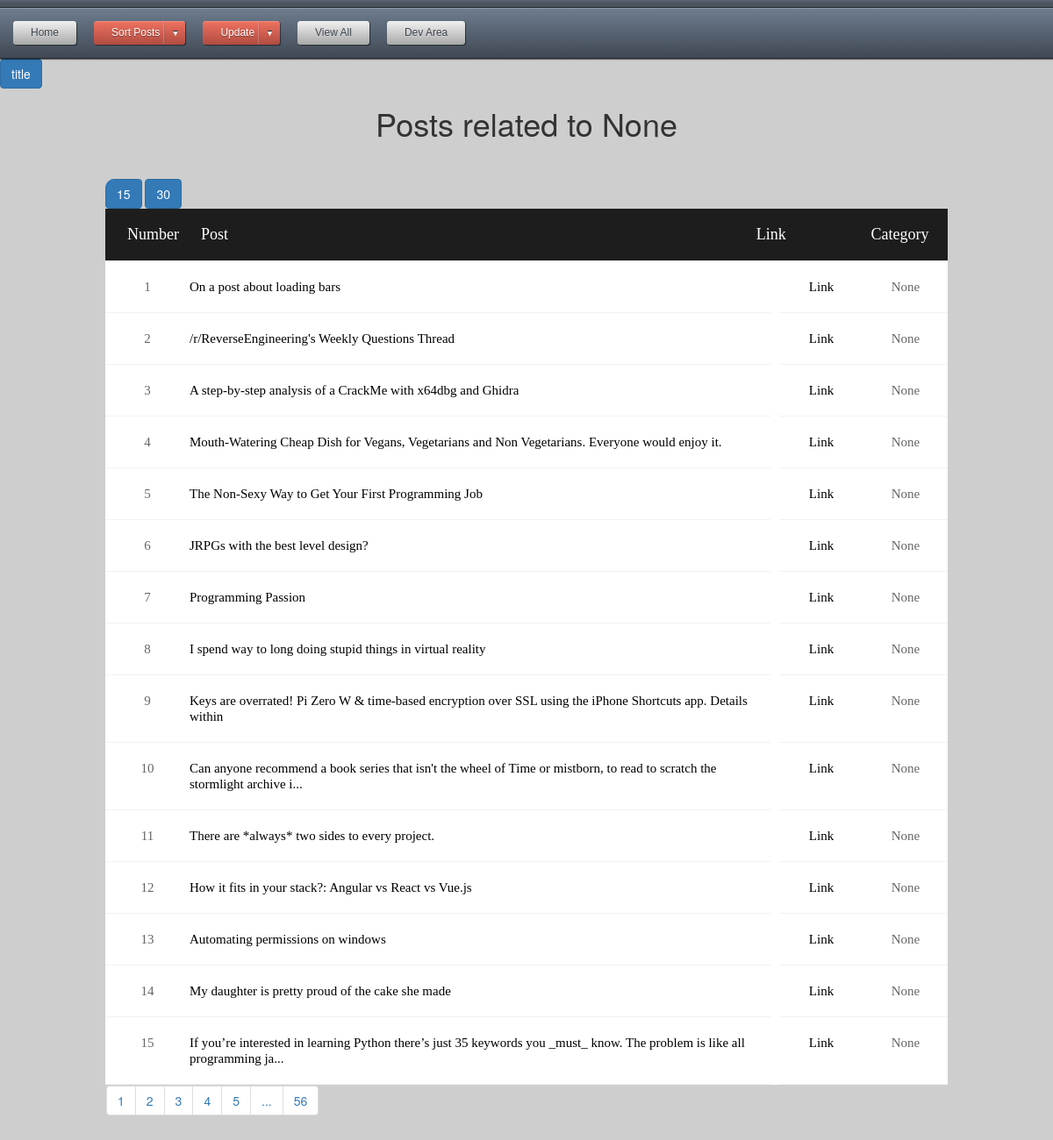
The app's page /sortby/1/15?sort_cat=None with its own data.
### app.py (models this page shows)
class posts(db.Model):
    id = db.Column(db.String, primary_key=True)
    title = db.Column(db.String(80), unique=True, nullable=False)
    link = db.Column(db.String(120), unique=True, nullable=False)
    category = db.Column(db.String(120), unique=True, nullable=False)
    date_added = db.Column(db.String(120), unique=False, nullable=False)
    thread_text = db.Column(db.String(400), unique=True, nullable=False)
    image = db.Column(db.String(400), unique=True, nullable=False)

### app.py (the view)
@app.route('/sortby/<int:page_num>/<int:per_page_res>', methods=['GET', 'POST'])
def sortby(page_num, per_page_res):
	sort_cat = request.args.get('sort_cat', None)
	order_by = request.args.get('order_by', None)
	print(sort_cat)
	per_page = per_page_res
	t3 = posts.query.filter_by(category=sort_cat).order_by(order_by).paginate(per_page=per_page_res, page=page_num, error_out=True)
	return render_template("sortby.html", order_by=order_by, t3=t3, per_page=per_page, posts=posts, zip=zip, sort_cat=sort_cat)

### app.py (called while the page is built)
@app.context_processor
def utility_functions():
    def print_in_console(message):
        print (str(message))
    return dict(mdebug=print_in_console)

@app.context_processor
def inject_user():
    return dict(category=categories)

### templates/sortby.html (shortened to what this page needs)
<!DOCTYPE html>
<html>
<head>
</head>
{% include "topnav.html" %}
<div class="limiter">
<body>
<a href="{{url_for('sortby', page_num=t3.page, per_page_res=15, order_by='title', sort_cat=sort_cat )}}"><button type="button" class="btn btn-primary">title</button></a>
<h1>Posts related to {{sort_cat}}</h1>
	<div class="container-table100">
			<div class="wrap-table100">
				<a href="{{url_for('sortby', page_num=t3.page, per_page_res=15, order_by=order_by, sort_cat=sort_cat )}}"><button type="button" class="btn btn-primary">15</button></a>
				<a href="{{url_for('sortby', page_num=t3.page, per_page_res=30, order_by=order_by, sort_cat=sort_cat )}}"><button type="button" class="btn btn-primary">30</button></a>
					<div class="table">
						<div class="row header" style="content: none">
							<div class="cell">Number</div>
							<div class="cell">Post</div>
							<div class="cell">Link</div>
							<div class="cell">Category</div>
						</div>
						{% for t,i in zip(t3.items, range(per_page, 0, -1)) %}
						<div class="row">
							<div class="cell" data-title="Number">
								{% if t3.page == 1 %}
								{{(t3.page * (per_page+1))-i}}
								{% else %}
								{{(t3.page * (per_page))-(i-1)}}
								{% endif %}
							</div>
							<div class="cell" data-title="Post" style="width:69%;"><a href="#" data-toggle="modal" data-target="#{{t.id}}">{{t.title}}</div>
							<div class="cell" data-title="Link"><a href="{{t.link}}" target='_blank'>Link</a></div>
							<div class="cell" data-title="Category">{{t.category}}</div>
						</div>
								{% endfor %}
						<nav aria-label="Page navigation example">
							<ul class="pagination" style="margin:1px">
								{% for page in t3.iter_pages(right_edge=1, left_edge=5) %}
									{% if page %}
										<li class="page-item"><a class="page-link" href="{{url_for('sortby', page_num=page, per_page_res=per_page, sort_cat=sort_cat )}}">{{ page }}</a>
									{% else %}
										<li class="page-item"><a class="page-link" href="#">...</a>
									{% endif %}
								{% endfor %}
							</ul>
						</nav>
					</div>
</body>
</html>

### static/CSS/style.css (style rules this page uses)
h1 { text-align:center; }
body { padding-bottom: .1px; }
a:link { color: black; text-decoration: none; }
.container:before, .container:after, { display: table; content: none; }
.limiter { width: 100%; background: #cecece; margin: 0 auto; }
.container-table100 { width: 100%; min-height: 100vh; display: -webkit-box; display: -webkit-flex; display: -moz-box; display: -ms-flexbox; display: flex; align-items: center; justify-content: center; flex-wrap: wrap; padding: 33px 30px; }
.wrap-table100 { width: 960px; border-radius: 10px; overflow: hidden; }
.table { width: 100%; display: table; margin: 0; }
.row { display: table; background: #fff; margin-left: 0px; }
.row.header { color: #ffffff; background: #1d1d1d; }
.cell { display: table-cell; }
.row .cell { font-family: Poppins-Regular; font-size: 15px; color: #666666; line-height: 1.2; font-weight: unset !important; padding-top: 20px; padding-bottom: 20px; border-bottom: 1px solid #f2f2f2; }
.row.header .cell { font-family: Poppins-Regular; font-size: 18px; color: #fff; line-height: 1.2; font-weight: unset !important; padding-top: 19px; padding-bottom: 19px; }
.row .cell:nth-child(1) { width: 10%; text-align: center; }
.row .cell:nth-child(2) { width: 58%; padding-right: 2% }
.row .cell:nth-child(3) { width: 10%; }
.row .cell:nth-child(4) { width: 10%; text-align: center; }
.row .cell:nth-child(5) { width: 10%; text-align: center; }
.row:before { content: none; }
div.row.header::after { content: none; }
div.row::after { content: none; }
.table, .row { width: 100% !important; }
.pagination { display: inline-flex; }
.pagination a { color: black; float: left; padding: 8px 16px; text-decoration: none; }

### records on screen
posts: page "1", title "On a post about loading bars", category "None"
posts: page "2", title "/r/ReverseEngineering's Weekly Questions Thread", category "None"
posts: page "3", title "A step-by-step analysis of a CrackMe with x64dbg and Ghidra", category "None"
posts: page "4", title "Mouth-Watering Cheap Dish for Vegans, Vegetarians and Non Vegetarians. Everyone would enjoy it.", category "None"
posts: page "5", title "The Non-Sexy Way to Get Your First Programming Job", category "None"
posts: page "6", title "JRPGs with the best level design?", category "None"
posts: page "7", title "Programming Passion", category "None"
posts: page "8", title "I spend way to long doing stupid things in virtual reality", category "None"
posts: page "9", title "Keys are overrated! Pi Zero W & time-based encryption over SSL using the iPhone Shortcuts app. Details within", category "None"
posts: page "10", title "Can anyone recommend a book series that isn't the wheel of Time or mistborn, to read to scratch the stormlight archive i...", category "None"
posts: page "11", title "There are *always* two sides to every project.", category "None"
posts: page "12", title "How it fits in your stack?: Angular vs React vs Vue.js", category "None"
posts: page "13", title "Automating permissions on windows", category "None"
posts: page "14", title "My daughter is pretty proud of the cake she made", category "None"
posts: page "15", title "If you’re interested in learning Python there’s just 35 keywords you _must_ know. The problem is like all programming ja...", category "None"

### other values on screen
{{ sort_cat }} "None"
{{ page }} "1" "2" "3" "4" "5" "56"
